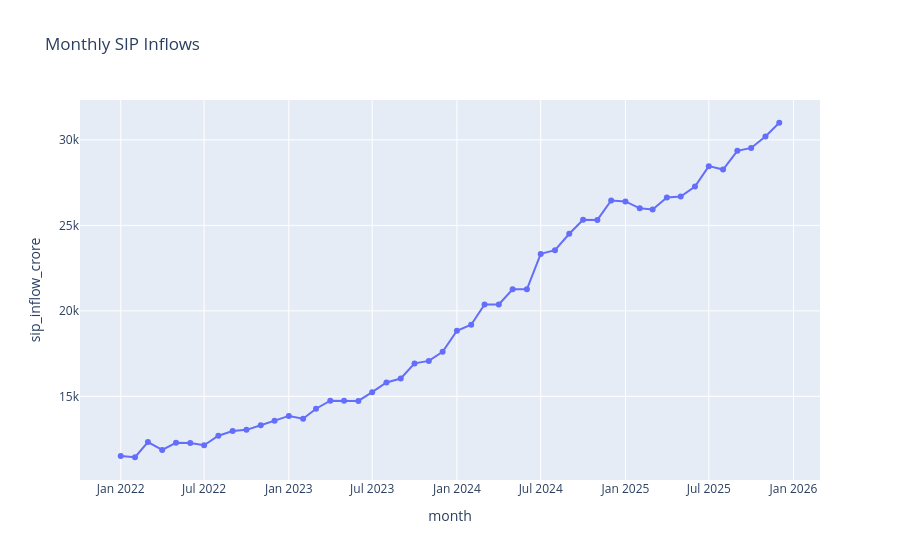

Notebook source saved alongside this figure:
### Code cell
#3. SIP Growth Trend
sip["month"] = pd.to_datetime(sip["month"])

fig = px.line(
    sip,
    x="month",
    y="sip_inflow_crore",
    markers=True,
    title="Monthly SIP Inflows"
)

fig.show()
